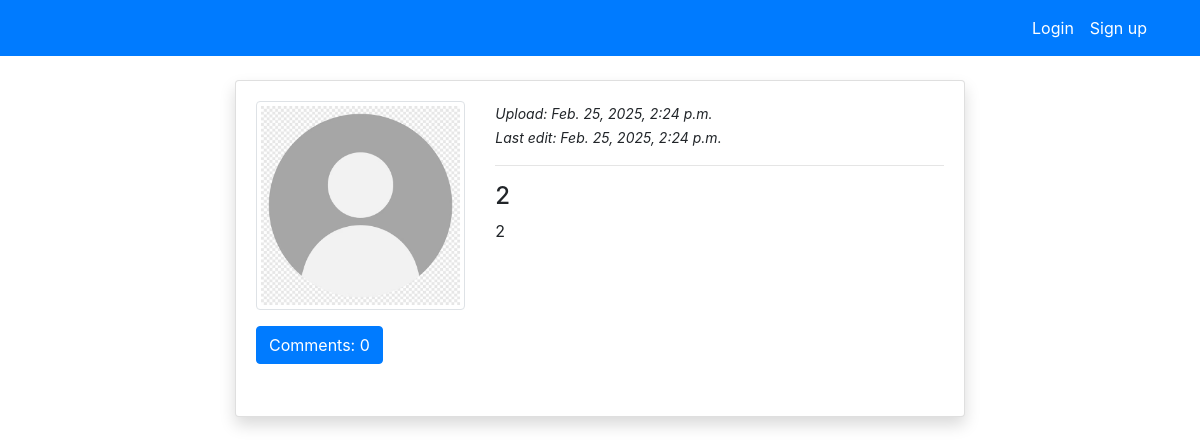
Page /post_detail/2/ on the committed database.
### blog/models.py (models this page shows, shortened)
class PostModel(models.Model):
    title = models.CharField(max_length=100)
    content = models.TextField()
    author = models.ForeignKey(User, on_delete=models.CASCADE)
    created_at = models.DateTimeField(auto_now_add=True)
    updated_at = models.DateTimeField(auto_now=True)
    class Meta:
        ordering = ('-created_at', '-updated_at')
    def comment_count(self):
        return self.comment_set.all().count()

### users/models.py (models this page shows, shortened)
class ProfileModel(models.Model):
    user = models.OneToOneField(User, on_delete=models.CASCADE)
    image = models.ImageField(default='default.png', upload_to='profile'
                              , validators=[FileExtensionValidator(['png', 'jpg', 'jpeg'])])

### blog/views.py (the view)
# urls.py: path('post_detail/<int:pk>/', views.post_detail, name='blog-post-detail'),
def post_detail(request, pk):
    post = PostModel.objects.get(pk=pk)
    context = {
        'post': post
    }
    return render(request, 'blog/post_detail.html', context)

### templates/blog/post_detail.html (shortened to what this page needs)
{% extends 'partials/base.html' %}
{%load crispy_forms_tags %}
{% block content %}
<div class="container">
    <div class="row mt-5 pt-3">
        <div class="col-md-8 offset-md-2">
            <div class="card my-3 shadow">
                <div class="card-body">
                    <div class="row">
                        <div class="col-md-4">
                            <img class="img-thumbnail" src="{{ post.author.profilemodel.image.url }}" alt="profile-img">
                        </div>
                        <div class="col-md-8">
                            <small><i>Upload: {{post.created_at}}</i></small>
                            <br>
                            <small><i>Last edit: {{post.updated_at}}</i></small>
                            <hr>
                            <h4>{{post.title}}</h4>
                            <p>{{post.content}}</p>
                        </div>
                    </div>
                    <p>
                        <a class="btn btn-primary my-3" data-toggle="collapse" href="#collapseExample" role="button" aria-expanded="false" aria-controls="collapseExample">
                          Comments: {{post.comment_count}}
                        </a>
                      </p>
                </div>
            </div>
        </div>
    </div>
</div>
{% endblock %}

### rows in the picture
PostModel: author.profilemodel.image (placeholder picture), created_at "Feb. 25, 2025, 2:24 p.m.", updated_at "Feb. 25, 2025, 2:24 p.m.", title "2", content "2", comment_count "0"
